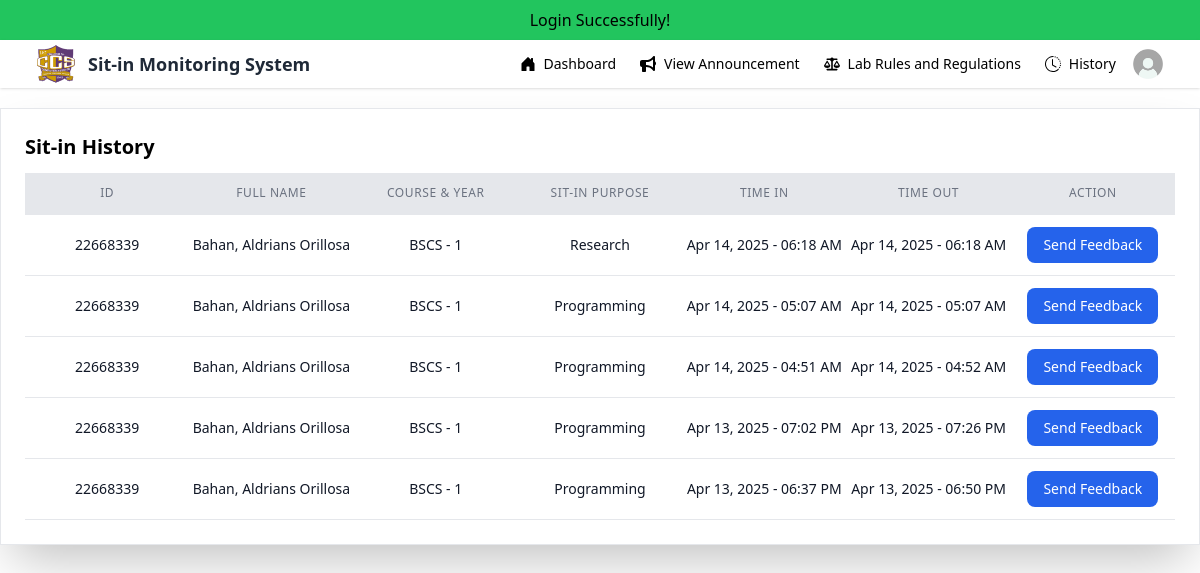
/user/history.php (signed in), run on an earlier commit of the app's database.
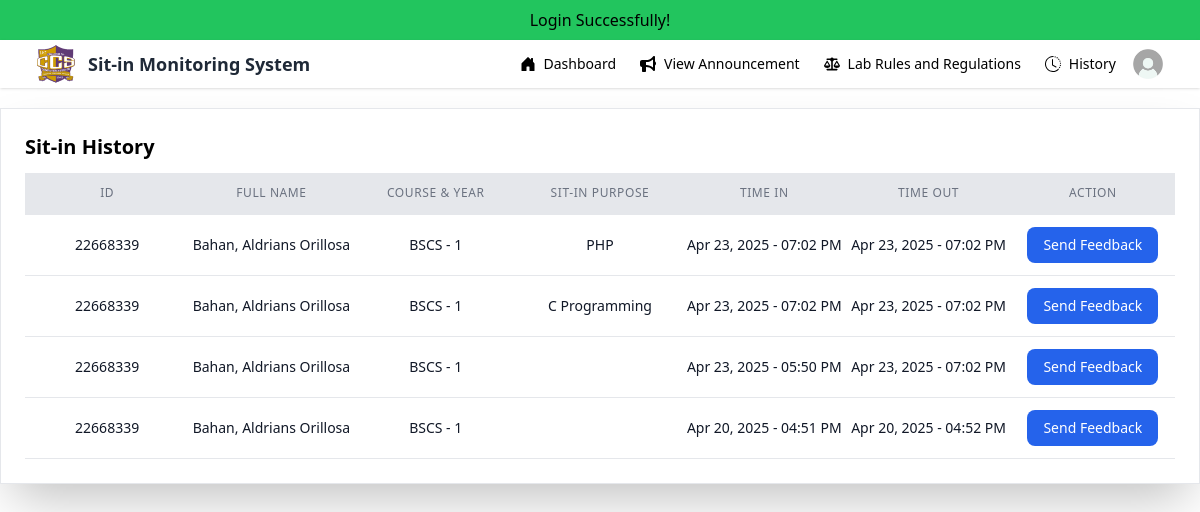
And on a later commit of the database.
### tables this page shows
CREATE TABLE `sit_in` (
  `id` int(50) NOT NULL,
  `idno` int(11) NOT NULL,
  `lastname` varchar(50) NOT NULL,
  `firstname` varchar(50) NOT NULL,
  `midname` varchar(50) NOT NULL,
  `course` varchar(50) NOT NULL,
  `year` int(11) NOT NULL,
  `sitin_purpose` enum('C Programming','C#','Java','PHP','Database','Digital & Logic Design','Embedded Systems & IOT','Python Programming','System Integration & Architecture','Computer Application','Web Design & Development','Project Management') NOT NULL,
  `lab` enum('524','526','528','530','542','544','517') NOT NULL,
  `time_in` timestamp NULL DEFAULT NULL,
  `time_out` timestamp NULL DEFAULT NULL
);

CREATE TABLE `students` (
  `id` int(20) NOT NULL,
  `idno` int(20) NOT NULL,
  `lastname` varchar(50) NOT NULL,
  `firstname` varchar(50) NOT NULL,
  `midname` varchar(50) NOT NULL,
  `course` enum('BSIT','BSCS') NOT NULL,
  `year` int(9) NOT NULL,
  `username` varchar(50) NOT NULL,
  `password` varchar(50) NOT NULL,
  `profile` varchar(225) NOT NULL,
  `session` int(30) NOT NULL DEFAULT 30
);

### user/history.php (the view, shortened to what this page needs)
<?php
include "../user/nav.php";
include "../database/authenticator.php";
$idno = $_SESSION['idno'];
$query_completed = "SELECT students.idno, students.lastname, students.firstname, students.midname, students.course, students.year, sit_in.sitin_purpose, sit_in.time_in, sit_in.time_out
            FROM sit_in
            JOIN students ON sit_in.idno = students.idno
            WHERE sit_in.time_out IS NOT NULL AND sit_in.idno = '$idno'
            ORDER BY sit_in.time_out DESC";
$result_completed = mysqli_query($mysql, $query_completed);
?>
<!DOCTYPE html>
<html lang="en">
<head>
    <script src="https://cdn.tailwindcss.com"></script>
</head>
<body class="bg-gray-100 min-h-screen flex flex-col">
    <div class="max-w-7xl mx-auto pt-5 pb-10 flex-grow">
        <div class="border shadow-2xl  w-full p-6">
            <h1 class="text-xl text-black font-bold mb-3">Sit-in History</h1>
            <div class="grid grid-cols-7 text-center bg-gray-200 border-b-2 py-3 font-semibold">
                <p class="font-medium text-xs text-gray-500 uppercase tracking-wider">ID</p>
                <p class="font-medium text-xs text-gray-500 uppercase tracking-wider">Full Name</p>
                <p class="font-medium text-xs text-gray-500 uppercase tracking-wider">Course & Year</p>
                <p class="font-medium text-xs text-gray-500 uppercase tracking-wider">Sit-in Purpose</p>
                <p class="font-medium text-xs text-gray-500 uppercase tracking-wider">Time In</p>
                <p class="font-medium text-xs text-gray-500 uppercase tracking-wider">Time Out</p>
                <p class="font-medium text-xs text-gray-500 uppercase tracking-wider">Action</p>
            </div>
            <div class="overflow-y-auto max-h-[700px]">
                <?php while ($row = mysqli_fetch_assoc($result_completed)): ?>
                    <div class="grid grid-cols-7 text-center border-b py-3 hover:bg-gray-50 transition">
                        <p class="text-gray-900 text-sm flex items-center justify-center"><?php echo $row['idno']; ?></p>
                        <p class="text-gray-900 text-sm flex items-center justify-center"><?php echo $row['lastname'] . ", " . $row['firstname'] . ' ' .  $row['midname'] ; ?></p>
                        <p class="text-gray-900 text-sm flex items-center justify-center"><?php echo $row['course'] . " - " . $row['year']; ?></p>
                        <p class="text-gray-900 text-sm flex items-center justify-center"><?php echo $row['sitin_purpose']; ?></p>
                        <p class="text-gray-900 text-sm flex items-center justify-center"><?php echo date('M d, Y - h:i A', strtotime($row['time_in'])); ?></p>
                        <p class="text-gray-900 text-sm flex items-center justify-center"><?php echo date('M d, Y - h:i A', strtotime($row['time_out'])); ?></p>
                        <div class="flex items-center justify-center">
                            <button onclick="openFeedbackModal()" class="px-4 py-2 bg-blue-600 text-white text-sm rounded-lg hover:bg-blue-700 transition">
                                Send Feedback
                            </button>
                        </div>
                    </div>
                <?php endwhile; ?>
            </div>
        </div>
    </div>
</body>
</html>

What changed in the data, as far as the page shows it:
removed sit_in: students.idno "22668339", students.lastname "Bahan", students.firstname "Aldrians", students.midname "Orillosa", students.course "BSCS", students.year "1", sitin_purpose "Research", time_in "Apr 14, 2025 - 06:18 AM", time_out "Apr 14, 2025 - 06:18 AM"
removed sit_in: students.idno "22668339", students.lastname "Bahan", students.firstname "Aldrians", students.midname "Orillosa", students.course "BSCS", students.year "1", sitin_purpose "Programming", time_in "Apr 14, 2025 - 05:07 AM", time_out "Apr 14, 2025 - 05:07 AM"
removed sit_in: students.idno "22668339", students.lastname "Bahan", students.firstname "Aldrians", students.midname "Orillosa", students.course "BSCS", students.year "1", sitin_purpose "Programming", time_in "Apr 14, 2025 - 04:51 AM", time_out "Apr 14, 2025 - 04:52 AM"
removed sit_in: students.idno "22668339", students.lastname "Bahan", students.firstname "Aldrians", students.midname "Orillosa", students.course "BSCS", students.year "1", sitin_purpose "Programming", time_in "Apr 13, 2025 - 07:02 PM", time_out "Apr 13, 2025 - 07:26 PM"
removed sit_in: students.idno "22668339", students.lastname "Bahan", students.firstname "Aldrians", students.midname "Orillosa", students.course "BSCS", students.year "1", sitin_purpose "Programming", time_in "Apr 13, 2025 - 06:37 PM", time_out "Apr 13, 2025 - 06:50 PM"
added sit_in: students.idno "22668339", students.lastname "Bahan", students.firstname "Aldrians", students.midname "Orillosa", students.course "BSCS", students.year "1", sitin_purpose "PHP", time_in "Apr 23, 2025 - 07:02 PM", time_out "Apr 23, 2025 - 07:02 PM"
added sit_in: students.idno "22668339", students.lastname "Bahan", students.firstname "Aldrians", students.midname "Orillosa", students.course "BSCS", students.year "1", sitin_purpose "C Programming", time_in "Apr 23, 2025 - 07:02 PM", time_out "Apr 23, 2025 - 07:02 PM"
added sit_in: students.idno "22668339", students.lastname "Bahan", students.firstname "Aldrians", students.midname "Orillosa", students.course "BSCS", students.year "1", time_in "Apr 23, 2025 - 05:50 PM", time_out "Apr 23, 2025 - 07:02 PM"
added sit_in: students.idno "22668339", students.lastname "Bahan", students.firstname "Aldrians", students.midname "Orillosa", students.course "BSCS", students.year "1", time_in "Apr 20, 2025 - 04:51 PM", time_out "Apr 20, 2025 - 04:52 PM"
